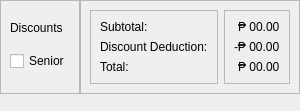
                   <widget class="QWidget" name="widget_7" native="true">
                    <property name="sizePolicy">
                     <sizepolicy hsizetype="Preferred" vsizetype="Maximum">
                      <horstretch>0</horstretch>
                      <verstretch>0</verstretch>
                     </sizepolicy>
                    </property>
                    <layout class="QHBoxLayout" name="horizontalLayout_10">
                     <property name="spacing">
                      <number>0</number>
                     </property>
                     <property name="leftMargin">
                      <number>0</number>
                     </property>
                     <property name="topMargin">
                      <number>0</number>
                     </property>
                     <property name="rightMargin">
                      <number>0</number>
                     </property>
                     <property name="bottomMargin">
                      <number>17</number>
                     </property>
                     <item>
                      <widget class="QFrame" name="frame_8">
                       <property name="frameShape">
                        <enum>QFrame::StyledPanel</enum>
                       </property>
                       <property name="frameShadow">
                        <enum>QFrame::Raised</enum>
                       </property>
                       <layout class="QVBoxLayout" name="verticalLayout_20">
                        <property name="spacing">
                         <number>5</number>
                        </property>
                        <item>
                         <widget class="QLabel" name="label_38">
                          <property name="sizePolicy">
                           <sizepolicy hsizetype="Preferred" vsizetype="Maximum">
                            <horstretch>0</horstretch>
                            <verstretch>0</verstretch>
                           </sizepolicy>
                          </property>
                          <property name="text">
                           <string>Discounts</string>
                          </property>
                         </widget>
                        </item>
                        <item>
                         <widget class="QCheckBox" name="SeniorCheckBox">
                          <property name="text">
                           <string>Senior</string>
                          </property>
                         </widget>
                        </item>
                       </layout>
                      </widget>
                     </item>
                     <item>
                      <widget class="QFrame" name="frame_9">
                       <property name="frameShape">
                        <enum>QFrame::StyledPanel</enum>
                       </property>
                       <property name="frameShadow">
                        <enum>QFrame::Raised</enum>
                       </property>
                       <layout class="QHBoxLayout" name="horizontalLayout_11">
                        <item>
                         <widget class="QFrame" name="frame_10">
                          <property name="frameShape">
                           <enum>QFrame::StyledPanel</enum>
                          </property>
                          <property name="frameShadow">
                           <enum>QFrame::Raised</enum>
                          </property>
                          <layout class="QVBoxLayout" name="verticalLayout_21">
                           <item>
                            <widget class="QLabel" name="label_39">
                             <property name="text">
                              <string>Subtotal:</string>
                             </property>
                            </widget>
                           </item>
                           <item>
                            <widget class="QLabel" name="label_40">
                             <property name="text">
                              <string>Discount Deduction:</string>
                             </property>
                            </widget>
                           </item>
                           <item>
                            <widget class="QLabel" name="label_41">
                             <property name="text">
                              <string>Total:</string>
                             </property>
                            </widget>
                           </item>
                          </layout>
                         </widget>
                        </item>
                        <item>
                         <widget class="QFrame" name="frame_11">
                          <property name="frameShape">
                           <enum>QFrame::StyledPanel</enum>
                          </property>
                          <property name="frameShadow">
                           <enum>QFrame::Raised</enum>
                          </property>
                          <layout class="QVBoxLayout" name="verticalLayout_22">
                           <item alignment="Qt::AlignRight">
                            <widget class="QLabel" name="SubtotalAmount">
                             <property name="text">
                              <string>₱ 00.00</string>
                             </property>
                            </widget>
                           </item>
                           <item alignment="Qt::AlignRight">
                            <widget class="QLabel" name="DiscountedAmount">
                             <property name="text">
                              <string>-₱ 00.00</string>
                             </property>
                            </widget>
                           </item>
                           <item alignment="Qt::AlignRight">
                            <widget class="QLabel" name="TotalAmount">
                             <property name="text">
                              <string>₱ 00.00</string>
                             </property>
                            </widget>
                           </item>
                          </layout>
                         </widget>
                        </item>
                       </layout>
                      </widget>
                     </item>
                    </layout>
                   </widget>
